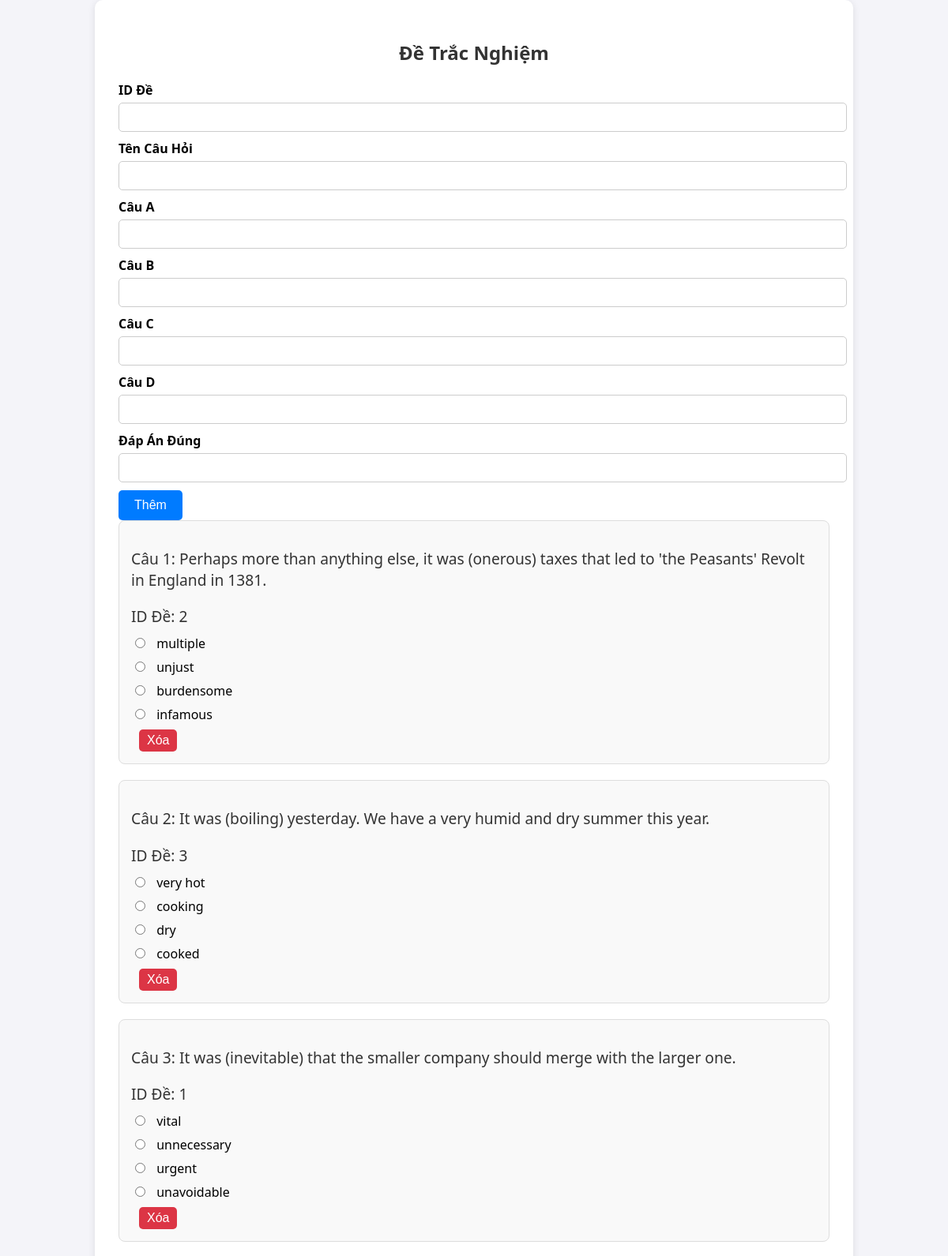
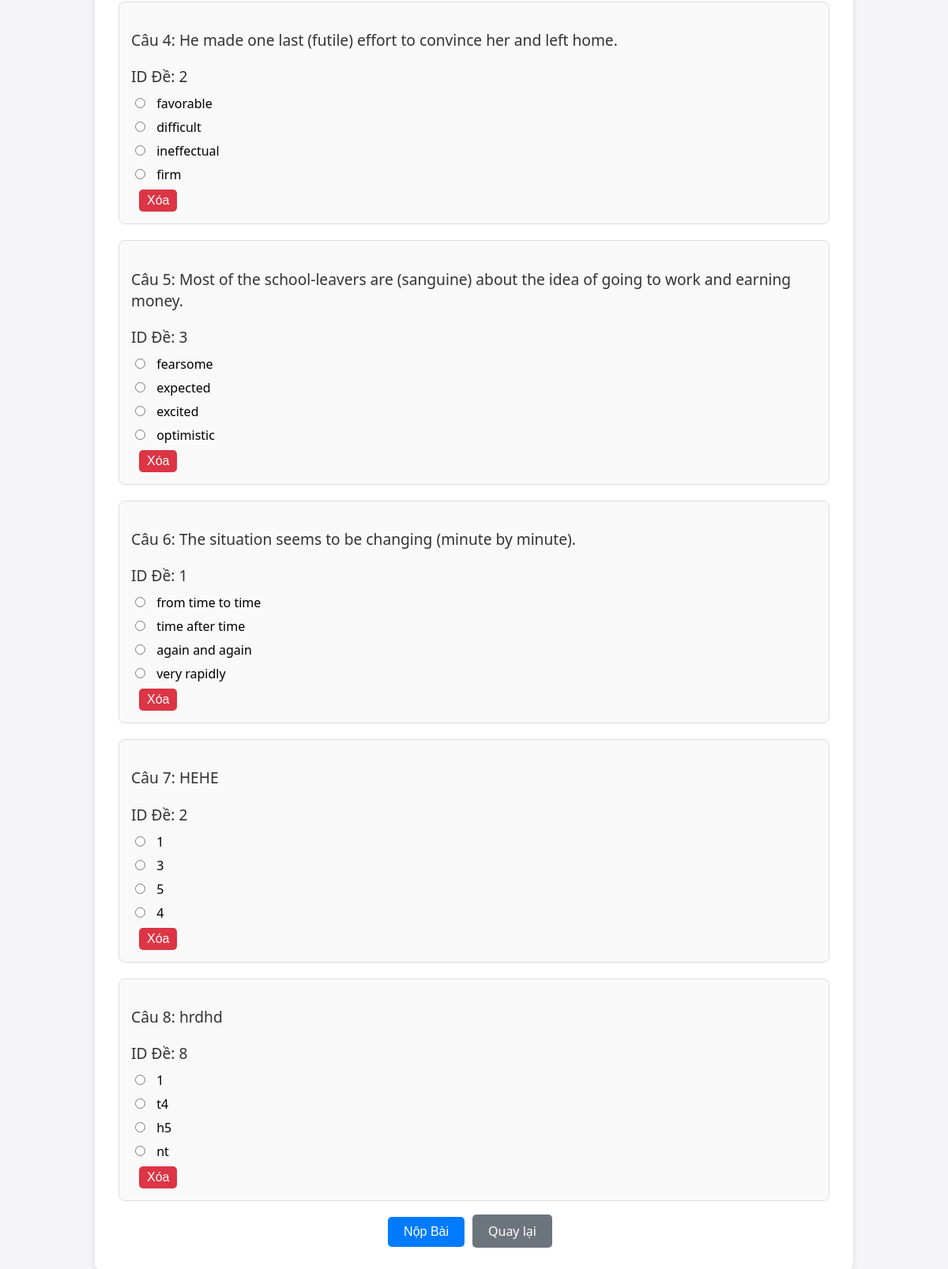
Page /PHP_DoAnn/themquestionadmin.php on the committed database (2 pictures, top to bottom).
### tables this page shows
CREATE TABLE `questions` (
  `IdQuestion` int(11) NOT NULL,
  `Question` varchar(255) NOT NULL,
  `AnswerA` varchar(255) DEFAULT NULL,
  `AnswerB` varchar(255) DEFAULT NULL,
  `AnswerC` varchar(255) DEFAULT NULL,
  `AnswerD` varchar(255) DEFAULT NULL,
  `CorrectAnswer` varchar(255) NOT NULL,
  `IdExam` int(11) DEFAULT NULL
);

### PHP_DoAnn/themquestionadmin.php (the view, shortened to what this page needs)
<?php
$servername = "localhost";
$username = "root";
$password = "";
$dbname = "web1_mysql";
$conn = new mysqli($servername, $username, $password, $dbname);
$sql = "SELECT IdQuestion, Question, AnswerA, AnswerB, AnswerC, AnswerD, IdExam FROM questions";
$result = $conn->query($sql);
?>
<!DOCTYPE html>
<html lang="vi">
<head>
</head>
<body>
    <div class="container">
        <h2>Đề Trắc Nghiệm</h2>
        <form method="POST" action="">
            <div class="mb-3">
                <label for="idExam" class="form-label">ID Đề</label>
                <input type="number" class="form-control" id="idExam" name="idExam" required>
            </div>
            <div class="mb-3">
                <label for="nameQuestion" class="form-label">Tên Câu Hỏi</label>
                <input type="text" class="form-control" id="nameQuestion" name="nameQuestion" required>
            </div>
            <div class="mb-3">
                <label for="answerA" class="form-label">Câu A</label>
                <input type="text" class="form-control" id="answerA" name="answerA" required>
            </div>
            <div class="mb-3">
                <label for="answerB" class="form-label">Câu B</label>
                <input type="text" class="form-control" id="answerB" name="answerB" required>
            </div>
            <div class="mb-3">
                <label for="answerC" class="form-label">Câu C</label>
                <input type="text" class="form-control" id="answerC" name="answerC" required>
            </div>
            <div class="mb-3">
                <label for="answerD" class="form-label">Câu D</label>
                <input type="text" class="form-control" id="answerD" name="answerD" required>
            </div>
            <div class="mb-3">
                <label for="CorrectAnswer" class="form-label">Đáp Án Đúng</label>
                <input type="text" class="form-control" id="CorrectAnswer" name="CorrectAnswer" required>
            </div>
            <button type="submit" class="btn">Thêm</button>
        </form>
        <?php
        if ($result->num_rows > 0) {
            $data = [];
            while ($row = $result->fetch_assoc()) {
                $data[] = $row;
            }
            echo '<form action="submitanswer.php" method="post">';
            $question_number = 1;
            foreach ($data as $item) {
                ?>
                <div class="question">
                    <p><?php echo 'Câu ' . $question_number . ': ' . $item['Question']; ?></p>
                    <p class="question-id"><?php echo 'ID Đề: ' . $item['IdExam']; ?></p>
                    <label><input type="radio" name="answer<?php echo $item['IdQuestion']; ?>" value="<?php echo $item['AnswerA']; ?>"> <?php echo $item['AnswerA']; ?></label>
                    <label><input type="radio" name="answer<?php echo $item['IdQuestion']; ?>" value="<?php echo $item['AnswerB']; ?>"> <?php echo $item['AnswerB']; ?></label>
                    <label><input type="radio" name="answer<?php echo $item['IdQuestion']; ?>" value="<?php echo $item['AnswerC']; ?>"> <?php echo $item['AnswerC']; ?></label>
                    <label><input type="radio" name="answer<?php echo $item['IdQuestion']; ?>" value="<?php echo $item['AnswerD']; ?>"> <?php echo $item['AnswerD']; ?></label>
                    <button type="button" class="btn-delete" onclick="deleteQuestion(<?php echo $item['IdQuestion']; ?>)">Xóa</button>
                </div>
                <?php
                $question_number++;
            }
            echo '<div class="btn-container">';
            echo '<input type="submit" class="btn" value="Nộp Bài">';
            echo '<a href="index.php" class="btn btn-back">Quay lại</a>';
            echo '</div>';
            echo '</form>';
        } else {
            echo "<p>Không có kết quả nào</p>";
        }
        ?>
    </div>
</body>
</html>

### PHP_DoAnn/themquestionadmin.php (style rules this page uses)
body { font-family: 'Segoe UI', Tahoma, Geneva, Verdana, sans-serif; background-color: #f4f4f9; margin: 0; padding: 0; display: flex; justify-content: center; align-items: center; min-height: 100vh; }
.container { background: #fff; padding: 30px; border-radius: 10px; box-shadow: 0 2px 10px rgba(0, 0, 0, 0.1); max-width: 900px; width: 100%; }
h2 { text-align: center; color: #333; margin-bottom: 20px; }
.question { margin-bottom: 20px; padding: 15px; background: #f9f9f9; border-radius: 8px; border: 1px solid #ddd; }
.question p { font-size: 1.2em; margin-bottom: 10px; color: #333; }
.question label { display: block; margin-bottom: 8px; font-size: 1em; cursor: pointer; }
.question input[type="radio"] { margin-right: 10px; }
.btn-container { text-align: center; margin-top: 20px; }
.btn { background: #007bff; color: white; border: none; padding: 10px 20px; border-radius: 5px; cursor: pointer; font-size: 1em; margin-right: 10px; text-decoration: none; }
.btn-back { background: #6c757d; }
.btn-delete { background: #dc3545; color: white; border: none; padding: 5px 10px; border-radius: 5px; cursor: pointer; font-size: 1em; margin-left: 10px; }
.form-control { width: 100%; padding: 10px; margin-bottom: 10px; border: 1px solid #ccc; border-radius: 5px; }
.form-label { font-weight: bold; margin-bottom: 5px; display: block; }

### rows in the picture
questions: Question "Perhaps more than anything else, it was (onerous) taxes that led to 'the Peasants' Revolt in England in 1381.", IdExam "2", AnswerA "multiple", AnswerB "unjust", AnswerC "burdensome", AnswerD "infamous"
questions: Question "It was (boiling) yesterday. We have a very humid and dry summer this year.", IdExam "3", AnswerA "very hot", AnswerB "cooking", AnswerC "dry", AnswerD "cooked"
questions: Question "It was (inevitable) that the smaller company should merge with the larger one.", IdExam "1", AnswerA "vital", AnswerB "unnecessary", AnswerC "urgent", AnswerD "unavoidable"
questions: Question "He made one last (futile) effort to convince her and left home.", IdExam "2", AnswerA "favorable", AnswerB "difficult", AnswerC "ineffectual", AnswerD "firm"
questions: Question "Most of the school-leavers are (sanguine) about the idea of going to work and earning money.", IdExam "3", AnswerA "fearsome", AnswerB "expected", AnswerC "excited", AnswerD "optimistic"
questions: Question "The situation seems to be changing (minute by minute).", IdExam "1", AnswerA "from time to time", AnswerB "time after time", AnswerC "again and again", AnswerD "very rapidly"
questions: Question "HEHE", IdExam "2", AnswerA "1", AnswerB "3", AnswerC "5", AnswerD "4"
questions: Question "hrdhd", IdExam "8", AnswerA "1", AnswerB "t4", AnswerC "h5", AnswerD "nt"
